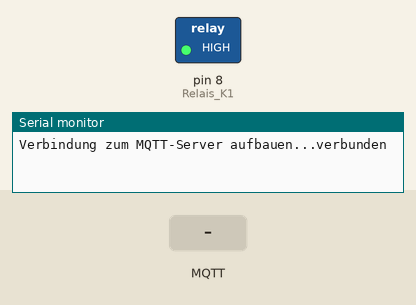
Bench run of a program on a simulated Arduino Uno, built with avr-gcc and run on an emulated ATmega328P. On the bench: switched loads named in the program (green lamp = pin HIGH), the last lines printed to the serial monitor. The inputs (shaded band) are chosen by the test bench. WiFi joins after 1.5 s; servers stay silent unless stated; no MQTT or app messages arrive unless stated.

Above: at 2.7 s.
2.8 s: MQTT message "on" arrives on the first subscribed topic
At 4.1 s:
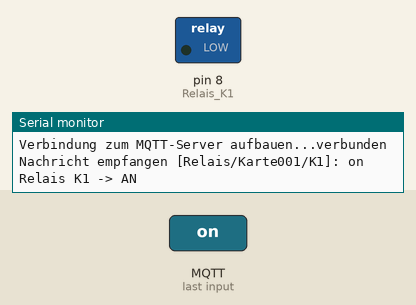
6.0 s: MQTT message "off" arrives on the first subscribed topic
At 7.2 s:
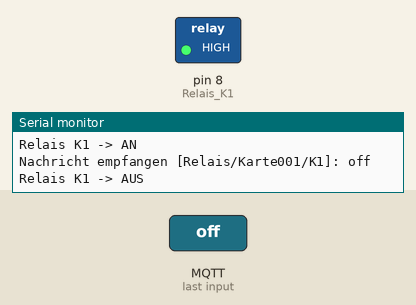
Timing chart, 0 to 9.0 s (numbered marks = the images above; inputs shaded):
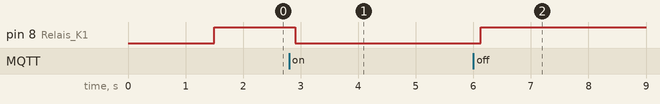

The program:

main.cpp
```cpp
// (licence header left out)
#include <Arduino.h>
#include <Ethernet.h>
#include <PubSubClient.h> // mqtt
#include "PCF8574.h" // Port Expander
#include <SPI.h> // Seriell
#include <Wire.h>


//************************************************************************** LAN Network definieren
byte mac[] = { 0xDE, 0xAD, 0xBE, 0xEF, 0x00, 0x09 };
IPAddress ip(10, 110, 0, 14); //comment this line if you are using DHCP

//IPAddress subnet(255, 255, 0, 0); // Subnet Mask

IPAddress mqtt_server(10, 110, 0, 3);  // IP-Adresse des MQTT Brokers im lokalen Netzwerk

EthernetClient ethClient;
PubSubClient client(ethClient);

//************************************************************************** Variablen
int topic_init = 0; // Topic Variable zum einmaligen aufrufen

//************************************************************************** Variablen Relais
int Relais_K1 = 8; // Relais K1

//************************************************************************** Funktionsprototypen
void loop                       ();
void setup                      ();
void reconnect                  ();
void callback(char* topic, byte* payload, unsigned int length);
void topic_mqtt_init            ();
void mqtt_reconnect_intervall   ();
void(* resetFunc) (void) = 0;


//************************************************************************** Intervalle
/* Beispiel
unsigned long previousMillis_BEISPIEL = 0; //
unsigned long interval_BEISPIEL = 800;
//++++++++++++++++++++++++++++++++++++++++++++++++++++++++++++++++++++++++ BEISPIEL
  if (millis() - previousMillis_BEISPIEL > interval_BEISPIEL) {
      previousMillis_BEISPIEL = millis();
      FUNKTION();
    }
*/
unsigned long previousMillis_mqtt_reconnect = 0; //
unsigned long interval_mqtt_reconnect = 200;

//************************************************************************** SETUP
void setup() {
  Serial.begin(115200);

// ------------------------------------------------------------------------- Ethernet starten
  Ethernet.begin(mac, ip);
  // Pause Netzwerk Antwort
  delay(1500);

///////////////////////////////////////////////////////////////////////////  MQTT Broker init
  client.setServer(mqtt_server, 1883);
  client.setCallback(callback);

/////////////////////////////////////////////////////////////////////////// Port Relaisausgang deklaieren
pinMode(Relais_K1, OUTPUT); // Relais Pins als Ausgang deklarieren
digitalWrite(Relais_K1, !LOW); //RELAIS aus

}

//************************************************************************** Topic MQTT init
void topic_mqtt_init(){
/*
Durch das init der Topic wird einmalig dem System gezeigt welche Topic es gibt
Benötigte Variable
- int topic_init = 0;
*/
    if (topic_init==0)
  {
    topic_init = 1;
    // Topic init
    client.publish("Relais/Karte001/K1", "online");
      }
}

//************************************************************************** mqtt - reconnect
void reconnect() {
  while (!client.connected()) {
    Serial.print("Verbindung zum MQTT-Server aufbauen...");
    if (client.connect("RelaisKarte001", "hitesh", "RO9UZ7wANCXzmy")) {
      Serial.println("verbunden");
      client.subscribe("Relais/Karte001/K1");
    } else {
      Serial.print("Fehler, rc=");
      Serial.print(client.state());
      Serial.println(" erneut versuchen in 5 Sekunden");
      delay(5000);
    }
  }
}

//************************************************************************** mqtt - callback
void callback(char* topic, byte* payload, unsigned int length) {

 Serial.print("Nachricht empfangen [");
  Serial.print(topic);
  Serial.print("]: ");

  // Payload in einen String umwandeln
  String message;
  for (int i = 0; i < length; i++) {
    message += (char)payload[i];
  }

  Serial.println(message);

// -------------------------------------------------------- Topic Auswerten K0 gruen
    if (String(topic) == "Relais/Karte001/K1") {
      if (message == "on") {
          Serial.println("Relais K1 -> AN");
          digitalWrite(Relais_K1, !HIGH); //RELAIS aus
      }
      else if (message == "off") {
          Serial.println("Relais K1 -> AUS");
          digitalWrite(Relais_K1, !LOW); //RELAIS aus
      }
      else { }} else { }

}


//************************************************************************** mqtt_reconnect_intervall
void mqtt_reconnect_intervall() {
    if (!client.connected()) {
      reconnect();
    }
    client.loop();
}

//************************************************************************** LOOP
void loop() {

// MQTT Abfrage
    if (millis() - previousMillis_mqtt_reconnect > interval_mqtt_reconnect) {
      previousMillis_mqtt_reconnect = millis();
      mqtt_reconnect_intervall();
    }


// Mqtt Topic einmalig beim Start INIT
topic_mqtt_init();

 //++++++++++++++++++++++++++++++++++++++++++++++++++++++++++++++++++++++++ Arduino Reset
if ( millis()  >= 86400000) resetFunc(); // Reset alle zwei Tage
//if ( millis()  >= 30000) resetFunc(); // Reset alle zwei Tage


}
```

Measured:
- after the input at 2.8 s, pin 8 (Relais_K1): HIGH → LOW after 0.11 s
- after the input at 6.0 s, pin 8 (Relais_K1): LOW → HIGH after 0.13 s
